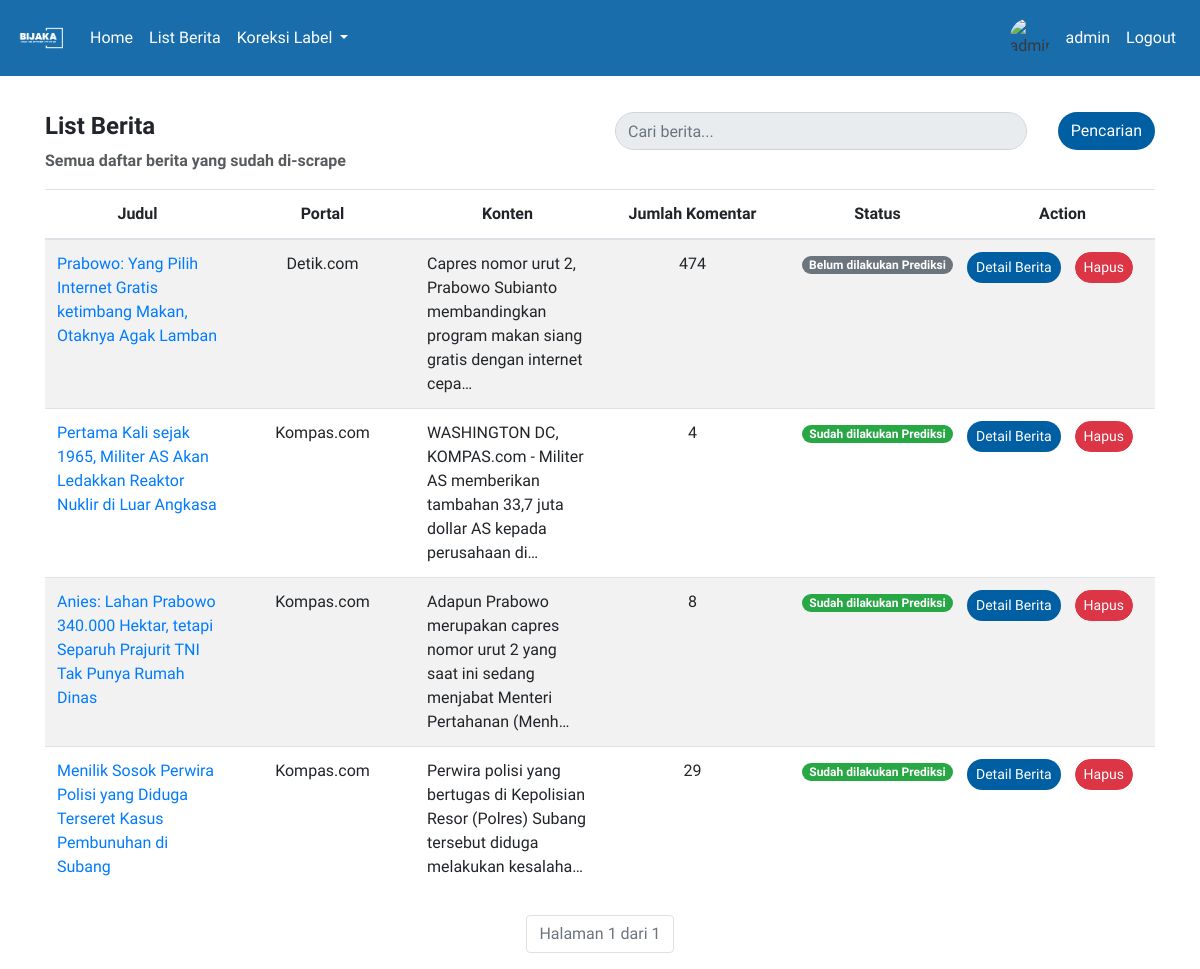
The app's page /list_berita/ (signed in), older data.
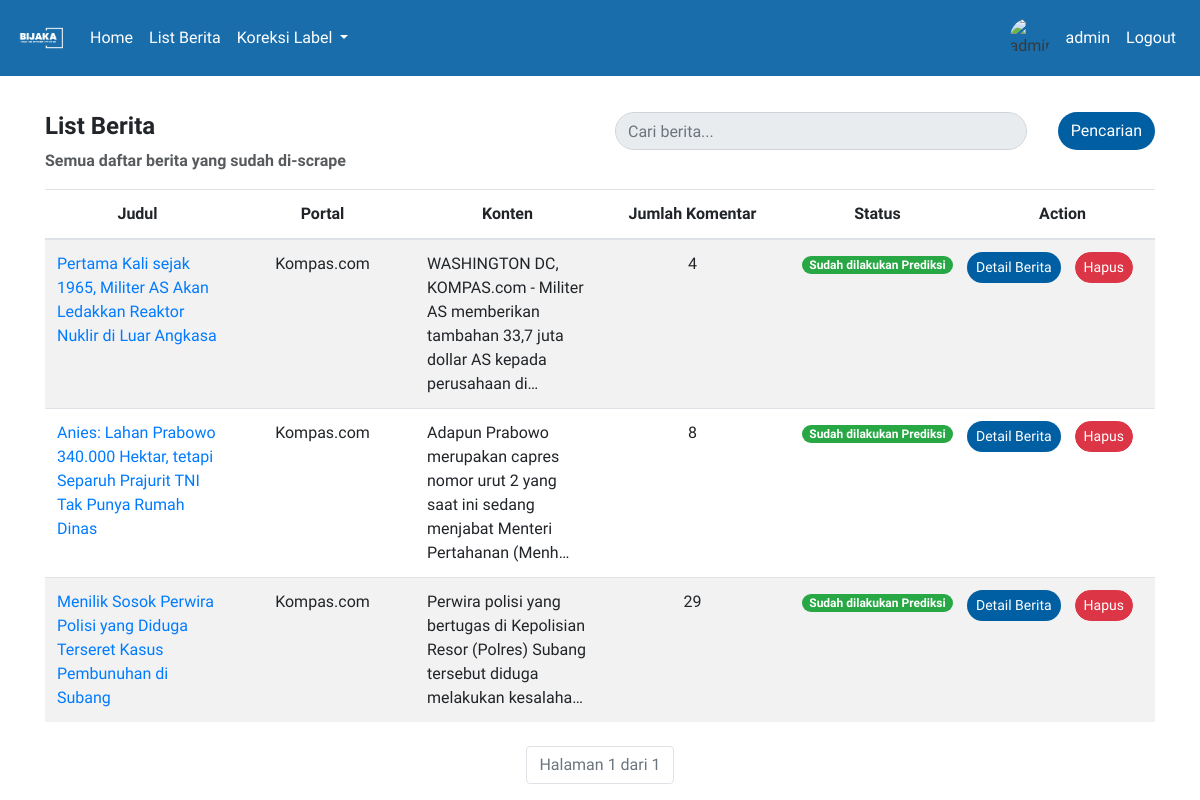
The same page, newer data.
### hateapp/models.py (models this page shows, shortened)
class Berita(models.Model):
    link = models.URLField()
    portal = models.CharField(max_length=50)
    judul = models.CharField(max_length=255)
    konten = models.TextField()
    jumlah_komentar = models.PositiveIntegerField()
    timestamp_scrape = models.DateTimeField(verbose_name='Timestamp Scrape')
    @property
    def status_prediksi(self):
        return all(komentar.prediksi is not None for komentar in self.komentar_set.all())

### hateapp/views.py (the view)
# urls.py: path('list_berita/', views.list_berita, name="list_berita"),
def list_berita(request):
    form = BeritaSearchForm(request.GET)
    berita_list = Berita.objects.order_by('-timestamp_scrape')
    if form.is_valid():
        search_query = form.cleaned_data['search']
        if search_query:
            berita_list = berita_list.filter(
                Q(judul__icontains=search_query) |
                Q(portal__icontains=search_query) |
                Q(konten__icontains=search_query)
            )
    page = request.GET.get('page', 1)
    paginator = Paginator(berita_list, 5)
    try:
        berita = paginator.page(page)
    except PageNotAnInteger:
        berita = paginator.page(1)
    except EmptyPage:
        berita = paginator.page(paginator.num_pages)
    return render(request, 'list_berita.html', {'berita_list': berita, 'berita': berita, 'form': form})

### hateapp/forms.py
class BeritaSearchForm(forms.Form):
    search = forms.CharField(max_length=255, required=False)

### templates/list_berita.html (shortened to what this page needs)
{% extends 'base.html' %}
{% block content %}
<div class="row">
    <div class="col-6">
        <h4><strong>List Berita</strong></h4>
        <p style="opacity: 0.75;"><strong>Semua daftar berita yang sudah di-scrape</strong></p>
    </div>
    <div class="col-6 text-left">
        <form method="get" action="{% url 'list_berita' %}">
            <div class="form-group">
                <div class="input-group mb-3">
                    <input style="border-radius: 20px;" type="text" class="form-control" placeholder="Cari berita..." name="search" value="{{ request.GET.search }}" autocomplete="off" readonly onfocus="this.removeAttribute('readonly');">
                    <div class="input-group-append">
                        <button class="btn" type="submit" style="background-color: #005EA2; color: #fff; border-radius: 20px; margin-left: 2em;">Pencarian</button>
                    </div>
                </div>
            </div>
        </form>
    </div>
</div>
<table class="table table-striped" style="table-layout: fixed; width: 100%;">
    <thead class="text-center">
        <tr>
            <th>Judul</th>
            <th>Portal</th>
            <th>Konten</th>
            <th>Jumlah Komentar</th>
            <th>Status</th>
            <th>Action</th>
        </tr>
    </thead>
    <tbody>
        {% for berita in berita_list %}
            <tr>
                <td style="width: 20%; text-wrap: wrap;"><a href="{{berita.link}}" class="text-decoration-none" target="_blank">{{ berita.judul }}</a></td>
                <td class="text-center" style="width: 15%;">{{ berita.portal }}</td>
                <td style="width: 35%;">{{ berita.konten|truncatechars:100 }}</td>
                <td class="text-center" style="width: 10%;">{{ berita.jumlah_komentar }}</td>
                <td class="text-center" style="width: 5%;">
                    {% if berita.status_prediksi %}
                        <span class="badge badge-pill badge-success">Sudah dilakukan Prediksi</span>
                    {% else %}
                        <span class="badge badge-pill badge-secondary">Belum dilakukan Prediksi</span>
                    {% endif %}
                </td>
                <td class="text-center" style="width: 5%;">
                    {% if user.is_staff %}
                    <div class="row">
                        <a href="{% url 'detail_berita' berita_id=berita.id %}" class="btn btn-sm" style="background-color: #005EA2; color: #fff; border-radius: 20px; margin-right: 1em;">Detail Berita</a>
                        <button type="button" class="btn btn-sm btn-danger" data-toggle="modal" data-target="#deleteModal{{ berita.id }}" style="border-radius: 20px;">
                            Hapus
                        </button>
                    </div>
                {% else %}
                        <a href="{% url 'detail_berita' berita_id=berita.id %}" class="btn btn-sm" style="background-color: #005EA2; color: #fff; border-radius: 20px; margin-right: 1em;">Detail Berita</a>
                {% endif %}
                </td>
            </tr>
        {% endfor %}
    </tbody>
</table>
    <div class="pagination mt-4 d-flex justify-content-center">
        <ul class="pagination justify-content-center">
            <li class="page-item disabled">
                <span class="page-link">
                    Halaman {{ berita.number }} dari {{ berita.paginator.num_pages }}
                </span>
            </li>
        </ul>
    </div>
{% endblock %}

Row changes from the older to the newer data that the page shows:
removed Berita: judul "Prabowo: Yang Pilih Internet Gratis ketimbang Makan, Otaknya Agak Lamban", portal "Detik.com", konten "Capres nomor urut 2, Prabowo Subianto membandingkan program makan siang gratis dengan internet cepa…", jumlah_komentar "474", shows "Belum dilakukan Prediksi"
